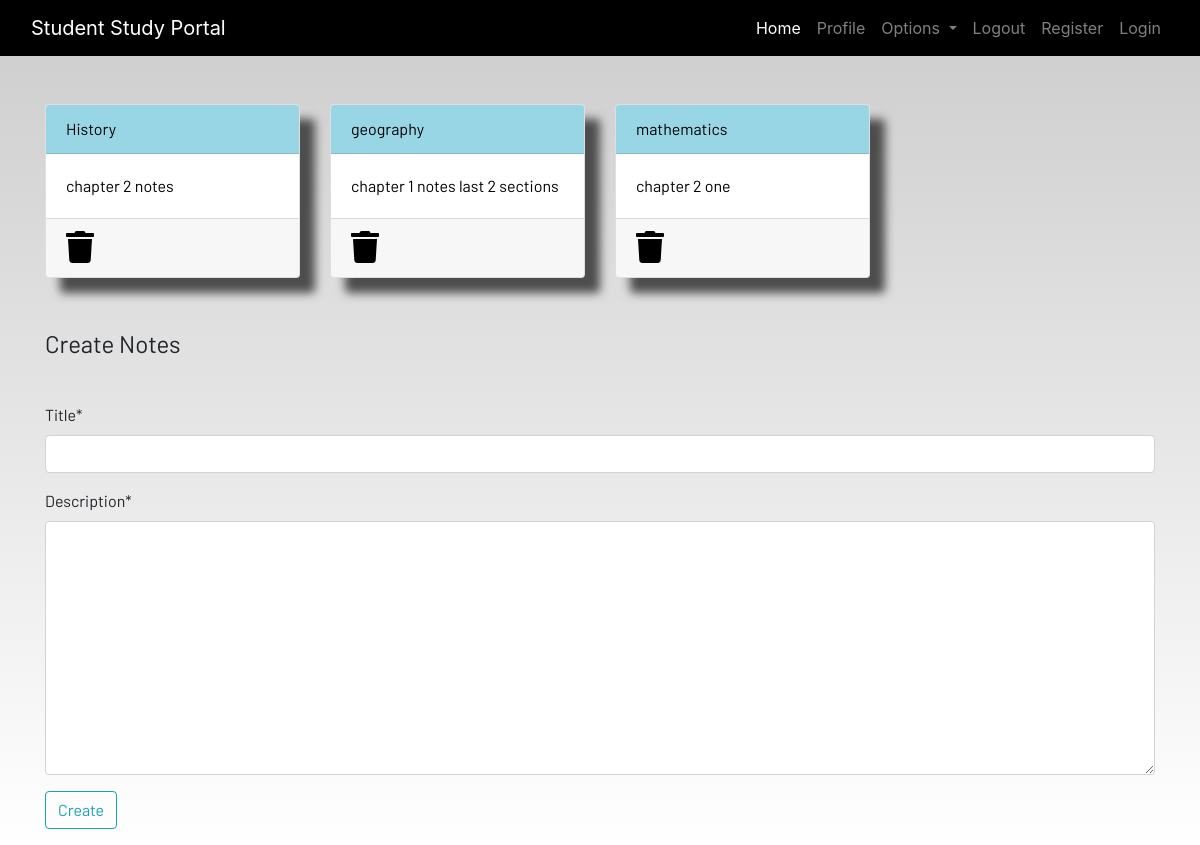
The page /notes (signed in) on the database as committed earlier.
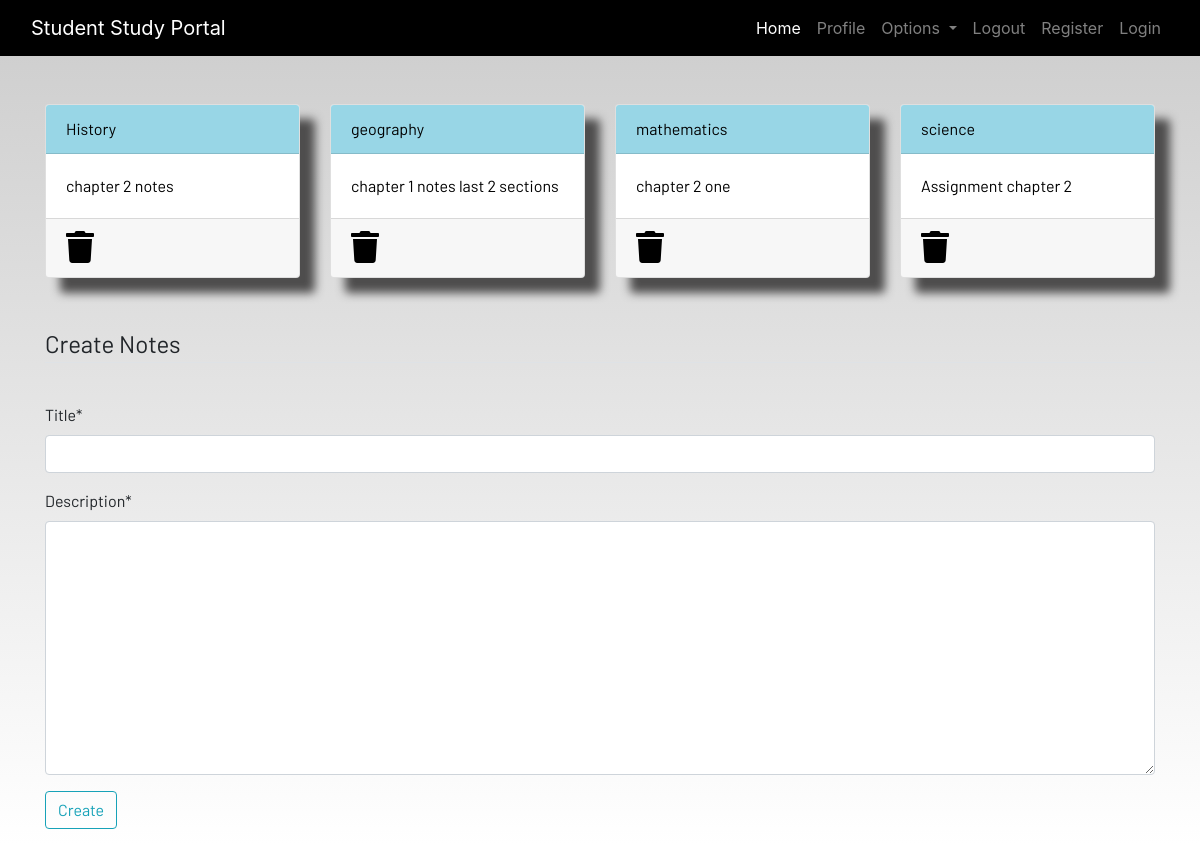
The same page on the database as committed later.
### Dashboard/models.py (models this page shows, shortened)
class Notes(models.Model):   #class notes containning below 3 columns
    user = models.ForeignKey(User,on_delete=models.CASCADE)   #when this user is deleted then this notes also deleted from database
    title = models.CharField(max_length=200)
    description = models.TextField()
    class Meta:         #for removing that extra s added by django admin
        verbose_name ="notes"    #new name
        verbose_name_plural = "notes"   #previous name

### Dashboard/views.py (the view)
# urls.py: path('notes',views.notes,name="notes"),       #mapping views.notes function
def notes(request):
    if request.method == 'POST':     #added post method
        form = NotesForm(request.POST)
        if form.is_valid():
            notes= Notes(user=request.user,title=request.POST['title'],description=request.POST['description'])
            notes.save()
        messages.success(request,f"Notes Added from {request.user.username} Successfully!")
    else:
        form = NotesForm()
    notes = Notes.objects.filter(user=request.user)    #created notes object and pass request user that is login user
    context = {'notes':notes,'form':form}         #passing notes object using context
    return render(request,'Dashboard/notes.html',context)      #rendering notes file  #passing context object in file

### Dashboard/forms.py
class NotesForm(forms.ModelForm):
    class Meta:
        model = Notes
        fields = ('title','description')

### Dashboard/templates/dashboard/notes.html (shortened to what this page needs)
{% extends 'dashboard/base.html' %}
{% load static %}
{% load crispy_forms_tags %}  >
{% block content %}
<div class="container">
    <div class="row">
        {% for note in notes %}
        <div class="col-md-3">
            <a href="{% url 'notes-detail' note.id %}">
                <div class="card">
                    <div class="card-header">{{note.title}}</div>
                    <div class="card-body">{{note.description|slice:"0:100"}}</div>
                    <div class="card-footer mt-auto "><a href="{% url 'delete-note' note.id %}">
                        <i class="fa fa-trash fa-2x"></i></a>
                    </div>
                </div>
            </a>
        </div>
        {% endfor %}
        <br><br>
    </div>
</div>
<br><br>
<div class="container">
    <form method="POST">
        <fieldset class="form-group">
            <legend class="border-bottom mb-4">Create Notes</legend>
        </fieldset>
        {{form|crispy}}
        <div class="form-group">
            <button href="" class="btn btn-outline-info" type="submit">
                Create
            </button>
        </div>
    </form>
</div>
{% endblock content %}

Rows that differ between the two databases and show on the page:
added Notes: title "science", description "Assignment chapter 2"
